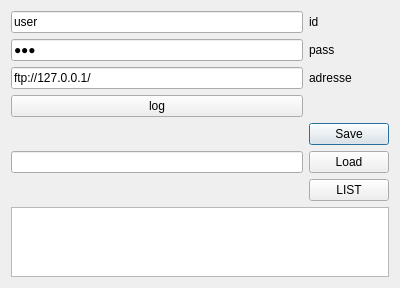
<?xml version="1.0" encoding="UTF-8"?>
<ui version="4.0">
 <class>QScenarTest</class>
 <widget class="QDialog" name="QScenarTest">
  <property name="geometry">
   <rect>
    <x>0</x>
    <y>0</y>
    <width>400</width>
    <height>285</height>
   </rect>
  </property>
  <property name="windowTitle">
   <string>QScenarTest</string>
  </property>
  <layout class="QGridLayout" name="gridLayout">
   <item row="0" column="0">
    <widget class="QLineEdit" name="edt_nom">
     <property name="text">
      <string>user</string>
     </property>
    </widget>
   </item>
   <item row="6" column="0">
    <widget class="QLineEdit" name="edt_file"/>
   </item>
   <item row="6" column="1">
    <layout class="QVBoxLayout" name="verticalLayout">
     <item>
      <widget class="QPushButton" name="pbu_go">
       <property name="text">
        <string>Save</string>
       </property>
      </widget>
     </item>
     <item>
      <widget class="QPushButton" name="pbu_load">
       <property name="text">
        <string>Load</string>
       </property>
      </widget>
     </item>
     <item>
      <widget class="QPushButton" name="pbu_list">
       <property name="text">
        <string>LIST</string>
       </property>
      </widget>
     </item>
    </layout>
   </item>
   <item row="7" column="0" colspan="2">
    <widget class="QPlainTextEdit" name="text_edit"/>
   </item>
   <item row="5" column="0">
    <widget class="QPushButton" name="pbu_log">
     <property name="text">
      <string>log</string>
     </property>
    </widget>
   </item>
   <item row="2" column="0">
    <widget class="QLineEdit" name="edt_lAdrss">
     <property name="text">
      <string>ftp://127.0.0.1/</string>
     </property>
    </widget>
   </item>
   <item row="1" column="0">
    <widget class="QLineEdit" name="edt_pass">
     <property name="inputMask">
      <string/>
     </property>
     <property name="text">
      <string>123</string>
     </property>
     <property name="echoMode">
      <enum>QLineEdit::Password</enum>
     </property>
    </widget>
   </item>
   <item row="0" column="1">
    <widget class="QLabel" name="label">
     <property name="text">
      <string>id</string>
     </property>
    </widget>
   </item>
   <item row="1" column="1">
    <widget class="QLabel" name="label_2">
     <property name="text">
      <string>pass</string>
     </property>
    </widget>
   </item>
   <item row="2" column="1">
    <widget class="QLabel" name="label_3">
     <property name="text">
      <string>adresse</string>
     </property>
    </widget>
   </item>
  </layout>
 </widget>
 <layoutdefault spacing="6" margin="11"/>
 <resources/>
 <connections/>
</ui>
